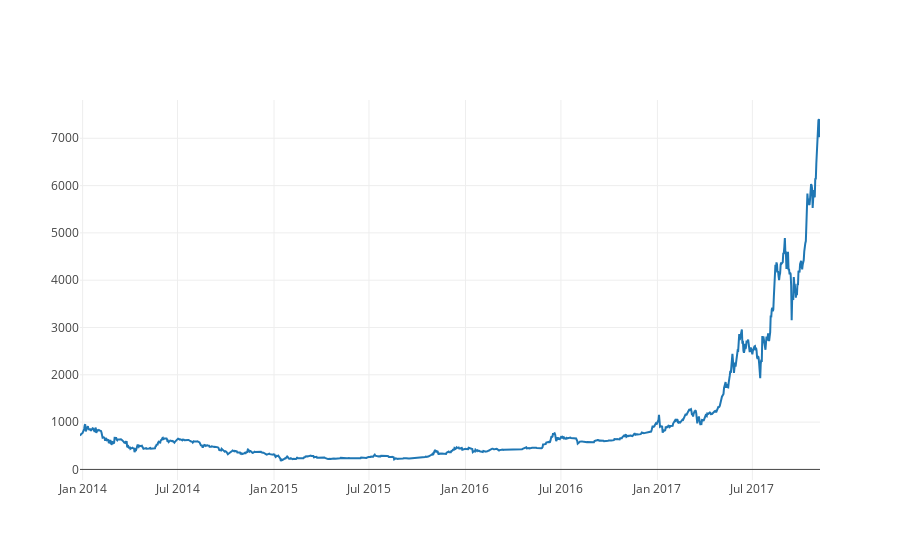

Notebook cell for this chart:
### Code cell
btc_trace = go.Scatter(x=df.index, y=df['Close'], name= 'Price')
py.iplot([btc_trace])

### Figure 1 — Plotly figure (JSON) as saved in the notebook; plotly's stock layout.template omitted (floating-point values rounded to 4 significant figures; data arrays with more than 128 entries replaced by an {"elided": "..."} marker saying what was removed)
{"data": [{"name": "Price", "type": "scatter", "x": {"elided": "1412 str values"}, "y": {"elided": "1412 float values"}}], "layout": {}}
